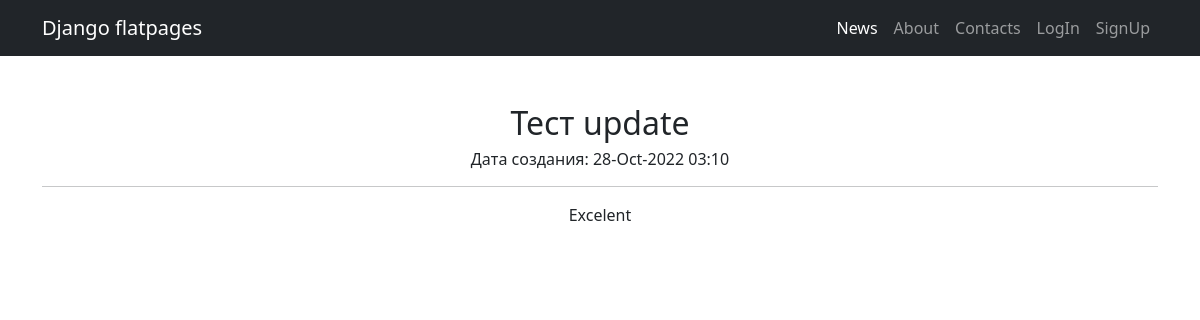
/news/32/, run on the app's committed database.
### news/models.py (models this page shows, shortened)
class Post(models.Model):
    user = models.ForeignKey(Author, on_delete=models.CASCADE)
    news = 'nw'
    article = 'ar'
    POSITIONS = [
        (news, 'Новость'),
        (article, 'Статья'),
    ]
    view = models.CharField(max_length=2, choices=POSITIONS, default=article)
    title = models.CharField(max_length=255)
    rating = models.IntegerField(default=0)
    post = models.TextField()
    create_date = models.DateTimeField(auto_now_add=True)
    category = models.ManyToManyField(Category, through='PostCategory')

### news/views.py (the view)
# urls.py: path('<int:pk>/', PostDetail.as_view(), name='post_detail'),
class PostDetail(DetailView):
    model = Post
    template_name = 'news_detail.html'
    context_object_name = 'news_detail'

### news/templatetags/custom_filters.py (called while the page is built)
@register.filter(name='censor')
def censor(value):
    words = value.split()
    count = 0
    while count < len(words):
        if "test" in words[count].lower():
            words[count] = "<censor>"
        count += 1
    return " ".join(words)

### templates/news_detail.html (shortened to what this page needs)
{% extends 'default.html' %}
{% load custom_filters %}
{% block content %}
<h2>{{ news_detail.title|censor }}</h2>
<h6>Дата создания: {{ news_detail.create_date|date:'d-M-Y h:m' }}</h6>
<hr>
{{ news_detail.post|censor }}
{% endblock content %}

### data on the page
Post: title|censor "Тест update", create_date "28-Oct-2022 03:10", post|censor "Excelent"
